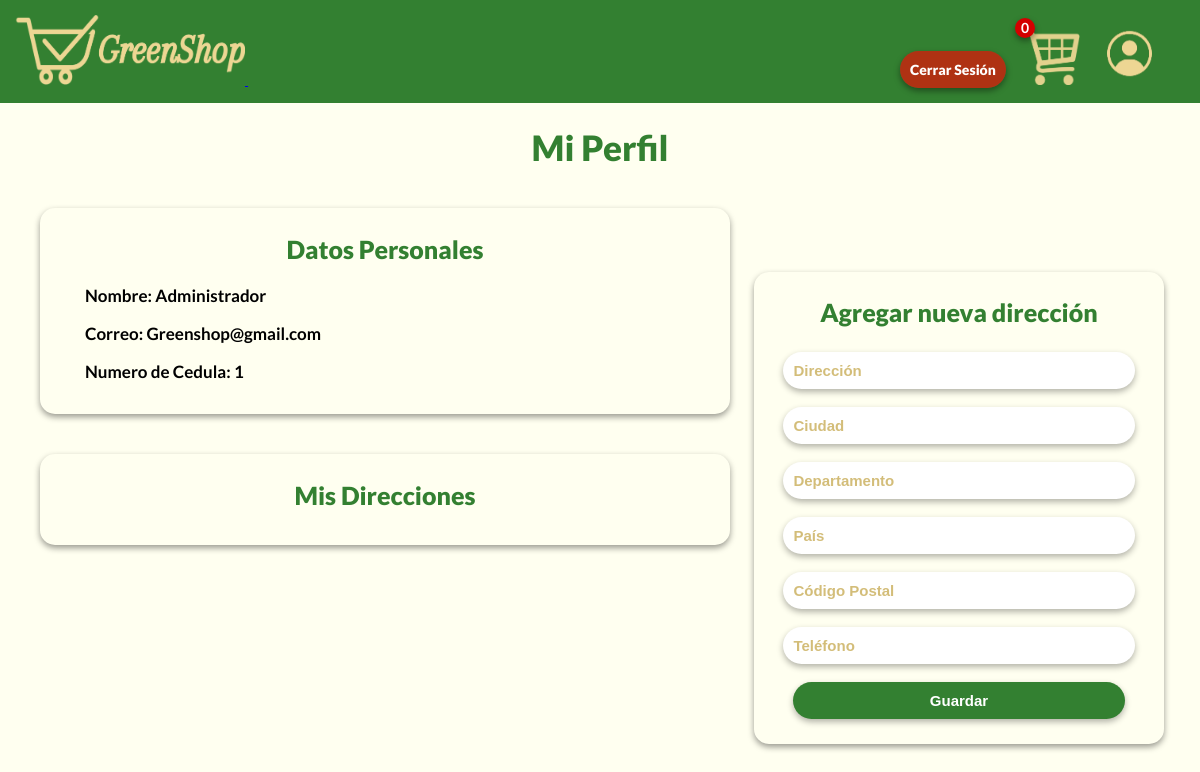
The page /perfil.php (signed in) on the database its author committed.
### tables this page shows
CREATE TABLE `usuarios` (
  `id` int(11) NOT NULL,
  `nombre_completo` varchar(70) NOT NULL,
  `correo_electronico` varchar(70) NOT NULL,
  `documento` int(15) NOT NULL,
  `contrasenia` varchar(255) NOT NULL,
  `id_rol` int(11) NOT NULL DEFAULT 1
);

### perfil.php (the view, shortened to what this page needs)
<?php
include 'php/conexion_be.php';
$usuario = $_SESSION['usuario'];
$query = "SELECT * FROM usuarios WHERE correo_electronico = '$usuario'";
$resultado = mysqli_query($conexion, $query);
$datos_usuario = mysqli_fetch_assoc($resultado);
?>
<!DOCTYPE html>
<html lang="es">
<head>
    <link rel="stylesheet" href="css/perfil.css">
</head>
<header>
    <a href="tienda.php" class="logo">
        <img src="images/Logo.png" alt="GreenShop Logo">
    </a>
    <a href="php/cerrar_sesion.php" class="cerrar_sesion">Cerrar Sesión</a>
    <a href="perfil.php" class="usuario">
        <img src="images/Perfil.png" alt="Perfil de Usuario" style="width: 40px;">
    </a>
    <a href="carrito.php" class="carrito">
        <img src="images/Carrito.png" alt="Carrito de Compras">
        <span id="contador-carrito" class="carrito-unidades">0</span>
    </a>
</header>
<body>
    <h1>Mi Perfil</h1>
    <div class="datos-personales">
        <h2>Datos Personales</h2>
        <p>Nombre: <?php echo $datos_usuario['nombre_completo']; ?></p>
        <p>Correo: <?php echo $datos_usuario['correo_electronico']; ?></p>
        <p>Numero de Cedula: <?php echo $datos_usuario['documento']; ?></p>
    </div>
    <div class="direcciones">
        <h2>Mis Direcciones</h2>
    </div>
    <div class="agregar-direccion">
        <h3>Agregar nueva dirección</h3>
        <form action="php/guardar_direccion.php" method="POST">
            <input type="text" name="direccion" placeholder="Dirección" required><br>
            <input type="text" name="ciudad" placeholder="Ciudad"><br>
            <input type="text" name="departamento" placeholder="Departamento"><br>
            <input type="text" name="pais" placeholder="País"><br>
            <input type="text" name="codigo_postal" placeholder="Código Postal"><br>
            <input type="text" name="telefono_contacto" placeholder="Teléfono"><br>
            <input type="submit" value="Guardar">
        </form>
    </div>
</body>
</html>

### css/perfil.css (style rules this page uses)
html { background-color: #fffff0; font-family: 'Lato', 'Roboto', 'Open Sans', 'Noto Sans', 'Arial'; }
body { margin: 0; }
header { position: sticky; top: 0; width: 97.816%; z-index: 10000; background-color: #338031; padding: 15px; }
.logo { position: sticky; left: 10px; }
.logo img { width: 230px; height: 70px; cursor: pointer; }
.carrito { position: sticky; left: 85%; }
.carrito img { width: 60px; height: 60px; cursor: pointer; }
.usuario { position: absolute; left: 92%; top: 30%; }
.usuario img { cursor: pointer; width: 45px !important; height: 45px !important; }
.carrito-unidades { position: absolute; bottom: 50px; right: 45px; background-color: rgb(212, 0, 0); color: white; font-weight: bold; font-size: 14px; width: 20px; height: 20px; border-radius: 50%; text-align: center; line-height: 20px; box-shadow: 0 3px 6px rgba(0, 0, 0, 0.4); }
.cerrar_sesion { position: fixed; bottom: 89%; left: 75%; padding: 10px; background-color: #ff00009c; border: none; border-radius: 22px; box-shadow: 0 3px 6px rgba(0, 0, 0, 0.4); font-weight: 750; font-size: 14px; text-decoration: none; color: #ffffff; cursor: pointer; }
.agregar-direccion { position: absolute; top: 34%; right: 3%; background-color: #fffff0; padding: 25px; border-radius: 15px; box-shadow: 0 3px 6px rgba(0, 0, 0, 0.4); width: 30%; text-align: center; }
.agregar-direccion input[type="text"], .agregar-direccion input[type="submit"] { width: 92%; padding: 10px; border: none; border-radius: 20px; box-shadow: 0 3px 6px rgba(0, 0, 0, 0.3); font-size: 15px; }
.agregar-direccion input[type="text"] { margin-bottom: 18px; color: #b58f1bc7; font-weight: 550; }
::placeholder { color: #b58f1b96; }
.agregar-direccion input[type="submit"] { background-color: #338031; cursor: pointer; color: white; font-weight: 550; }
.agregar-direccion h3 { color: #338031; font-size: 25px; font-weight: 740; margin-top: 0; text-align: center; }
.datos-personales { position: static; margin: 40px; width: 50%; background-color: #fffff0; border-radius: 15px; padding: 5px 45px 15px 45px; font-weight: 510; font-size: 17px; box-shadow: 0 3px 6px rgba(0, 0, 0, 0.4); }
.datos-personales h2,.direcciones h2, h1 { text-align: center; color: #338031; font-size: 25px; font-weight: 750; }
h1 { font-size: 35px; }
.direcciones { position: static; margin: 40px; width: 50%; background-color:#fffff0; border-radius: 15px; padding: 5px 45px 15px 45px; box-shadow: 0 3px 6px rgba(0, 0, 0, 0.4); }

### rows shown on the page
usuarios: nombre_completo "Administrador", correo_electronico "Greenshop@gmail.com", documento "1"
